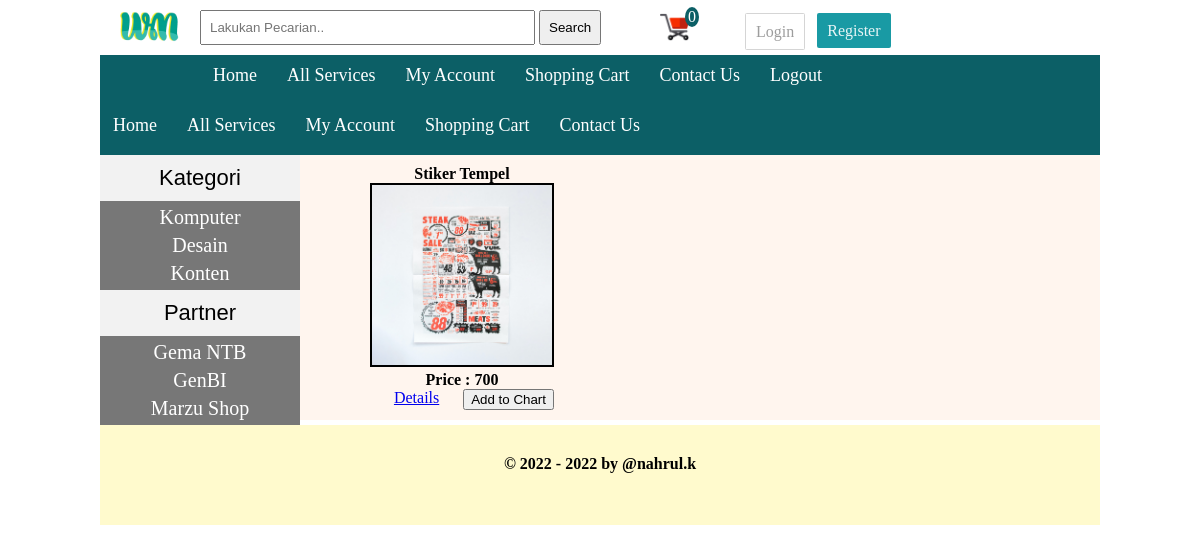
The page /details.php?pro_id=15 on the database its author committed.
### tables this page shows
CREATE TABLE `categories` (
  `cat_id` int(100) NOT NULL,
  `cat_title` varchar(100) NOT NULL
);

CREATE TABLE `partner` (
  `brand_id` int(100) NOT NULL,
  `brand_title` varchar(250) NOT NULL
);

CREATE TABLE `product` (
  `product_id` int(100) NOT NULL,
  `product_cat` int(100) NOT NULL,
  `product_brand` int(100) NOT NULL,
  `product_title` varchar(255) NOT NULL,
  `product_price` int(100) NOT NULL,
  `product_desc` text NOT NULL,
  `product_image` text NOT NULL,
  `product_keywords` varchar(255) NOT NULL
);

### details.php (the view, shortened to what this page needs)
<?php
include ('includes/header.php');
?>
        <div class="menubar">
            <ul id="menu">
                <li><a href="index.php">Home</a></li>
                <li><a href="all_services.php">All Services</a></li>
                <li><a href="customer/my_account.php">My Account</a></li>
                <li><a href="cart.php">Shopping Cart</a></li>
                <li><a href="contact.php">Contact Us</a></li>
            </ul>
        </div>
        <div class="content_wrapper">
            <div id="sidebar">
               <div id="sidebar_title">Kategori</div>
               <ul id="cats">
                <?php
                    getCats();
                ?>
               </ul>
                <div id="sidebar_title">Partner</div>
                <ul id="cats">
                <?php
                    getPartner();
                ?>
                </ul>
           </div>
           <div id="content_area">
               <div id="product_box">
                <?php
                if(isset($_GET['pro_id'])){
                    $product_id = $_GET['pro_id'];
                    $run_query_by_pro_id = mysqli_query($con, "SELECT * from product where product_id='$product_id'");
                    while ($row_pro = mysqli_fetch_array($run_query_by_pro_id)) {
                        $pro_id = $row_pro['product_id'];
                        $pro_title = $row_pro['product_title'];
                        $pro_price = $row_pro['product_price'];
                        $pro_image = $row_pro['product_image'];
                        echo "
                        <div id='single_product'>
                            <h3>$pro_title</h3>
                            <img src='admin_area/product_images/$pro_image' width='180' height='180'>
                            <p><b>Price : $pro_price</b></p>
                            <a href='details.php?pro_id=$pro_id'>Details</a>
                            <a href='index.php?add_cart=$pro_id'>
                                <button style='float:right'> Add to Chart</button>
                            </a>
                        </div>
                        ";
                    }
                }
                ?>
               </div>
           </div>
        </div>
    <?php
    include ('includes/footer.php');
    ?>

### functions/functions.php (shortened to what this page needs)
<?php
$servername = "localhost";
$username = "root";
$con = new mysqli($servername, $username, "", "warung_media");
function total_items(){
    global $con;
    $ip = get_ip();
    $run_items = mysqli_query($con, "SELECT * from cart where ip_address='$ip'");
    echo $count_items = mysqli_num_rows($run_items);
}
function get_ip() {
    if (!empty($_SERVER['HTTP_CLIENT_IP'])){
        $ip = $_SERVER['HTTP_CLIENT_IP'];
    } elseif(!empty($_SERVER['HTTP_X_FORWARDED_FOR'])){
        $ip = $_SERVER['HTTP_X_FORWARDED_FOR'];
    }else {
        $ip = $_SERVER['REMOTE_ADDR'];
    }
    return $ip;
}
function getCats() {
    global $con;
    $get_cats = "select * from categories";
    $run_cats = mysqli_query($con, $get_cats);
    while($row_cats=mysqli_fetch_array($run_cats)) {
        $cat_id = $row_cats['cat_id'];
        $cat_title = $row_cats['cat_title'];
        echo "<li><a href='index.php?cat=$cat_id'>$cat_title</a></li>";
    };
}
function getPartner(){
    global $con;
    $get_brands = "select * from partner";
    $run_brands = mysqli_query($con, $get_brands);
    while($row_brands=mysqli_fetch_array($run_brands)) {
        $brand_id = $row_brands['brand_id'];
        $brand_title = $row_brands['brand_title'];
        echo "<li><a href='index.php?brand=$brand_id'>$brand_title</a></li>";
    };
}
?>

### styles/style.css (style rules this page uses)
html, body, div, span, applet, object, iframe, h1, h2, h3, h4, h5, h6, p, blockquote, pre, a, abbr, acronym, address, big, cite, code, del, dfn, em, img, ins, kbd, q, s, samp, small, strike, strong, sub, sup, tt, var, b, u, i, center, dl, dt, dd, ol, ul, li, fieldset, form, label, legend, table, caption, tbody, tfoot, thead, tr, th, td, article, aside, canvas, details, embed, figure, figcaption, footer, header, hgroup, menu, nav, output, ruby, section, summary, time, mark, audio, video { margin: 0; padding: 0; border: 0; font-size: 100%; vertical-align: baseline; }
.menubar { width: 1000px; height: 50px; background: #0c5f66; }
.menubar a { color: #fff; }
#sidebar { width: 200px; background: rgba(105, 105, 105, 0.9); float: left; height: auto; }
#sidebar_title { background: rgba(255, 255, 255, 0.9); color: #000; font-size: 22px; font-family: arial; padding: 10px; text-align: center; }
#cats { text-align: center; }
#cats li { list-style: none; margin: 5px; }
#cats a { color: #fff; padding: 8px; margin: 5px; text-align: center; font-size: 20px; text-decoration: none; font-family: Cambria, Cochin, Georgia, Times, 'Times New Roman', serif; }
#menu { padding: 0; margin: 0; line-height: 40px; float: left; }
#menu li { list-style: none; display: inline; }
#menu a { text-decoration: none; padding: 8px; margin: 5px; font-size: 18px; }
.content_wrapper { width: 1000px; margin: auto; }
#content_area { width: 800px; float: right; background: #fff5ee; }
#product_box { width: 780px; text-align: center; margin-left: 30px; margin-bottom: 10px; }
#single_product { float: left; margin-left: 30px; padding: 10px; }
#single_product img { border: 2px solid #000; }

### rows shown on the page
categories: cat_title "Komputer"
categories: cat_title "Desain"
categories: cat_title "Konten"
partner: brand_title "Gema NTB"
partner: brand_title "GenBI"
partner: brand_title "Marzu Shop"
product: product_title "Stiker Tempel", product_image (picture), product_price "700"

### other values the page prints
$count_items = mysqli_num_rows($run_items) "0"
